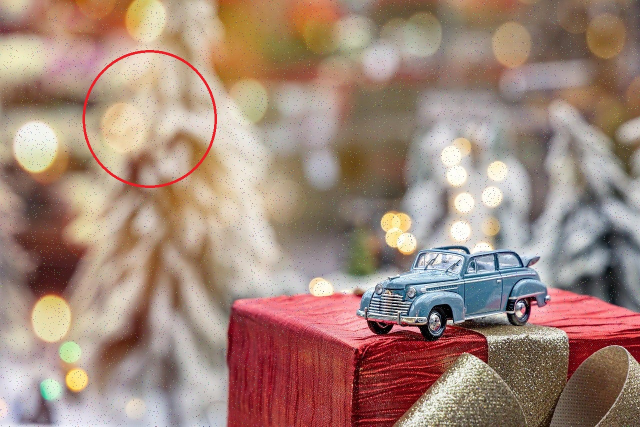
#> input picture ImageSorting/Images/image-1.jpg, 1280 x 853 px (shown at 1/2 size); its folder holds only this picture in this run
$ python ImageSorter.py
#> lines starting #> are read from the running program, lines starting #| are printed output that depends on the picture; after the words box and inside, x2 and y2 are one past the last pixel; in counts of white or black regions, pixels touching at a corner belong together; long printed decimals are rounded
"""
Requirements:
    python -m pip install opencv-python numpy --break-system-packages

Usage:
    # Uses ./Images (next to the script) and writes ./Target.zip by default
    python ImageSorter.py

    # Or override either path explicitly
    python ImageSorter.py --input ./SomeOtherFolder --output Target.zip --top 10

    # Images are cropped to the red circle by default; to zip full images instead
    python ImageSorter.py --no-crop

    # Lower JPEG quality = smaller files (default 90)
    python ImageSorter.py --quality 75
"""

import argparse
import glob
import math
import os
import zipfile

import cv2
import numpy as np

THRESHOLD_LEVELS = [
    (120, 100),
    (155, 135),
    (190, 175),
]


def score_ring_at_threshold(red_mask):
    close_kernel = np.ones((5, 5), np.uint8)
    cleaned = cv2.morphologyEx(red_mask, cv2.MORPH_CLOSE, close_kernel, iterations=2)
    open_kernel = np.ones((2, 2), np.uint8)
    cleaned = cv2.morphologyEx(cleaned, cv2.MORPH_OPEN, open_kernel, iterations=1)

    contours, hierarchy = cv2.findContours(cleaned, cv2.RETR_CCOMP, cv2.CHAIN_APPROX_SIMPLE)
    if hierarchy is None:
        return 0.0, None
    hierarchy = hierarchy[0]

    best_score = 0.0
    best_circle = None

    for i, h_row in enumerate(hierarchy):
        _, _, first_child, _ = h_row
        if first_child == -1:
            continue

        outer = contours[i]
        inner = contours[first_child]
        if cv2.contourArea(outer) < 50 or cv2.contourArea(inner) < 5:
            continue

        (ox, oy), r_outer = cv2.minEnclosingCircle(outer)
        (ix, iy), r_inner = cv2.minEnclosingCircle(inner)
        if r_outer < 8 or r_inner < 2:
            continue

        center_dist = math.hypot(ox - ix, oy - iy)
        concentricity = 1.0 - min(1.0, center_dist / max(r_outer, 1))

        thickness = r_outer - r_inner
        if thickness <= 0:
            continue
        thickness_ratio = thickness / r_outer

        ideal_outer_area = math.pi * r_outer ** 2
        outer_circularity = 1.0 - min(1.0, abs(cv2.contourArea(outer) - ideal_outer_area) / ideal_outer_area)
        ideal_inner_area = math.pi * r_inner ** 2
        inner_circularity = 1.0 - min(1.0, abs(cv2.contourArea(inner) - ideal_inner_area) / ideal_inner_area)

        thinness_score = 1.0 if thickness_ratio < 0.35 else max(0.0, 1.0 - (thickness_ratio - 0.35) * 3)

        score = concentricity * outer_circularity * inner_circularity * thinness_score

        if score > best_score:
            best_score = score
            best_circle = (ox, oy, r_outer)

    return best_score, best_circle


def detect_red_circle_score(image_path):
    img = cv2.imread(image_path)
    if img is None:
        return 0.0, None

    target_max_dim = 800
    h, w = img.shape[:2]
    scale = target_max_dim / max(h, w)
    if scale < 1.0:
        img = cv2.resize(img, (int(w * scale), int(h * scale)), interpolation=cv2.INTER_AREA)

    hsv = cv2.cvtColor(img, cv2.COLOR_BGR2HSV)

    best_score = 0.0
    best_circle = None

    for (s_min, v_min) in THRESHOLD_LEVELS:
        lower_red1 = np.array([0, s_min, v_min])
        upper_red1 = np.array([7, 255, 255])
        lower_red2 = np.array([173, s_min, v_min])
        upper_red2 = np.array([180, 255, 255])
        mask1 = cv2.inRange(hsv, lower_red1, upper_red1)
        mask2 = cv2.inRange(hsv, lower_red2, upper_red2)
        red_mask = cv2.bitwise_or(mask1, mask2)

        score, circle = score_ring_at_threshold(red_mask)
        if score > best_score:
            best_score = score
            best_circle = circle

    if best_circle is not None:
        cx, cy, r = best_circle
        eff_scale = min(scale, 1.0)
        best_circle = (cx / eff_scale, cy / eff_scale, r / eff_scale)

    return best_score, best_circle


def find_top_red_circle_images(input_dir, top_n=10):
    extensions = ("*.jpg", "*.jpeg", "*.png", "*.bmp", "*.tiff")
    image_paths = []
    for ext in extensions:
        image_paths.extend(glob.glob(os.path.join(input_dir, ext)))
        image_paths.extend(glob.glob(os.path.join(input_dir, ext.upper())))

    seen = set()
    deduped_paths = []
    for path in image_paths:
        key = os.path.normcase(os.path.abspath(path))
        if key not in seen:
            seen.add(key)
            deduped_paths.append(path)
    image_paths = deduped_paths

    if not image_paths:
        print(f"No images found in {input_dir}")
        return []

    results = []
    for path in sorted(image_paths):
        score, circle = detect_red_circle_score(path)
        results.append((path, score, circle))
        if score > 0.05:
            print(f"  MATCH  {os.path.basename(path):40s} score={score:.3f} circle={circle}")
        else:
            print(f"  ------ {os.path.basename(path):40s} score={score:.3f}")

    results.sort(key=lambda r: r[1], reverse=True)
    return results[:top_n]


def crop_to_circle(img, circle):
    cx, cy, r = circle
    pad = int(r * 0.05) + 2
    h, w = img.shape[:2]
    side = min(int(2 * (r + pad)), h, w)
    x1 = min(max(0, int(cx - side / 2)), w - side)
    y1 = min(max(0, int(cy - side / 2)), h - side)
    return img[y1:y1 + side, x1:x1 + side]


def encode_image(img, ext, quality):
    if ext in (".jpg", ".jpeg"):
        params = [cv2.IMWRITE_JPEG_QUALITY, quality]
    elif ext == ".png":
        params = [cv2.IMWRITE_PNG_COMPRESSION, 9]
    else:
        params = []
    ok, buf = cv2.imencode(ext, img, params)
    return buf.tobytes() if ok else None


def zip_images(matches, output_zip, crop=True, quality=90):
    original_bytes = 0
    with zipfile.ZipFile(output_zip, "w", zipfile.ZIP_DEFLATED) as zf:
        for path, score, circle in matches:
            name = os.path.basename(path)
            original_bytes += os.path.getsize(path)
            data = None

            if crop and circle is not None:
                img = cv2.imread(path)
                if img is not None:
                    cropped = crop_to_circle(img, circle)
                    if cropped.size > 0:
                        data = encode_image(cropped, os.path.splitext(name)[1].lower(), quality)
                        print(f"  cropped {name:40s} {img.shape[1]}x{img.shape[0]} -> {cropped.shape[1]}x{cropped.shape[0]}")

            if data is not None:
                zf.writestr(name, data)
            else:
                zf.write(path, arcname=name)
                print(f"  kept original {name}")

    zip_bytes = os.path.getsize(output_zip)
    print(f"\nWrote {len(matches)} image(s) to {output_zip}")
    print(f"Size: {original_bytes / 1024:.0f} KB original -> {zip_bytes / 1024:.0f} KB zipped")


def main():
    script_dir = os.path.dirname(os.path.abspath(__file__))
    default_input = os.path.join(script_dir, "Images")
    default_output = os.path.join(script_dir, "Target.zip")

    parser = argparse.ArgumentParser(description="Find images with red circle outlines and zip the top matches.")
    parser.add_argument(
        "--input",
        default=default_input,
        help=f"Folder containing the images to scan (default: {default_input})",
    )
    parser.add_argument(
        "--output",
        default=default_output,
        help=f"Path for the output zip file (default: {default_output})",
    )
    parser.add_argument("--top", type=int, default=10, help="Number of top matching images to zip (default: 10)")
    parser.add_argument("--no-crop", action="store_true", help="Zip the full images instead of cropping to the red circle")
    parser.add_argument("--quality", type=int, default=90, help="JPEG quality for cropped images, 1-100 (default: 90)")
    args = parser.parse_args()

    if not os.path.isdir(args.input):
        print(f"ERROR: input folder not found: {args.input}")
        print("Make sure a folder named 'Images' exists in the same directory as this script,")
        print("or pass a different folder with --input.")
        return

    print(f"Scanning '{args.input}' for red circle outlines...\n")
    matches = find_top_red_circle_images(args.input, top_n=args.top)
#> in detect_red_circle_score, img is the input picture: shape (853, 1280, 3); mean B, G, R 121.8, 134.9, 162.7
#> in detect_red_circle_score, `img = cv2.resize(img, (int(w * scale), int(h * scale)), interpolation=..`:
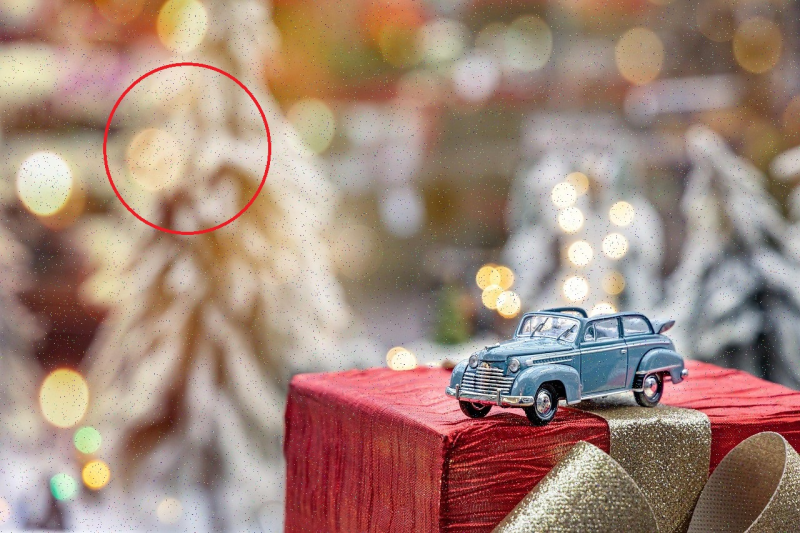
#> img: shape (533, 800, 3); mean B, G, R 121.8, 134.9, 162.7
#> in detect_red_circle_score, `hsv = cv2.cvtColor(img, cv2.COLOR_BGR2HSV)`: hsv: shape (533, 800, 3); mean H, S, V 49.3, 77.7, 165.3
#> the loop in detect_red_circle_score, `for (s_min, v_min) in THRESHOLD_LEVELS:` made 3 passes
#> score on pass 1: 0.909
#> (score, circle) on pass 2: (0.909, (187, 149.5, 86.37))
#> pass 1, in detect_red_circle_score, `mask1 = cv2.inRange(hsv, lower_red1, upper_red1)`:
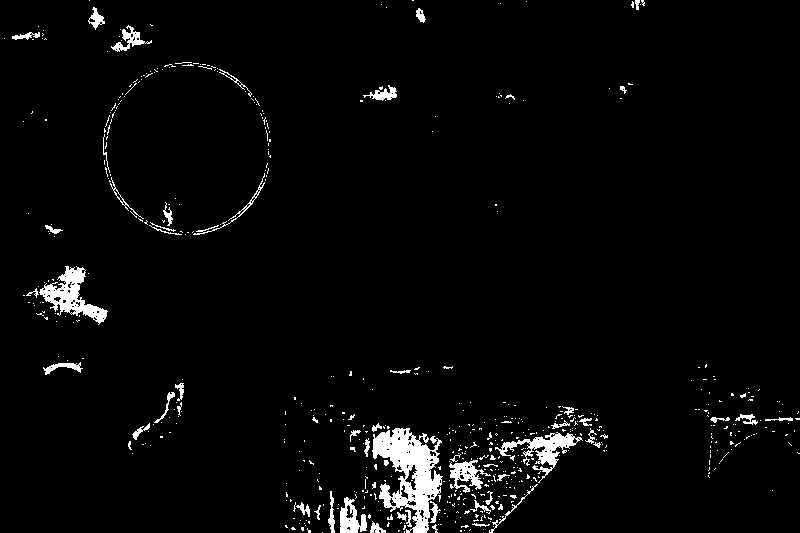
#> mask1: shape (533, 800); 3.1% white; 587 white regions (529 under 20 px), largest, box (x1, y1, x2, y2) and area: (372, 428, 443, 533) 3680, (39, 266, 108, 325) 1477, (495, 432, 583, 483) 1169
#> pass 1, in detect_red_circle_score, `mask2 = cv2.inRange(hsv, lower_red2, upper_red2)`:
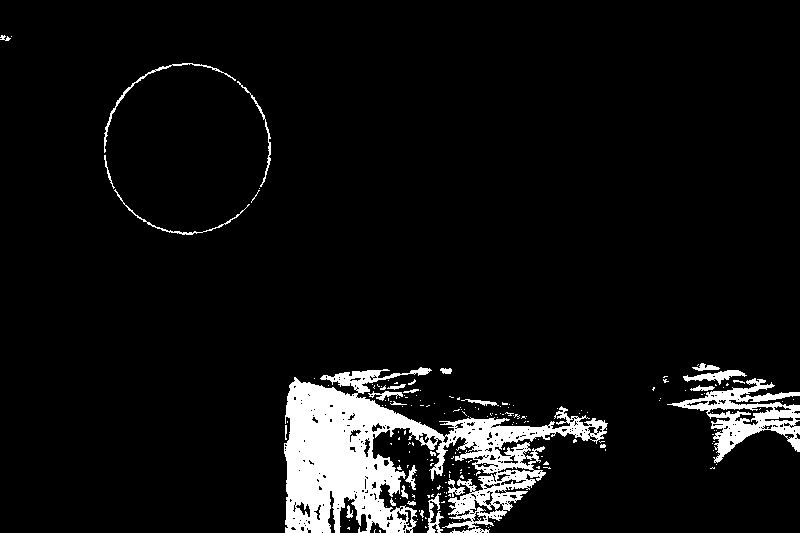
#> mask2: shape (533, 800); 6.7% white; 193 white regions (165 under 20 px), largest, box (x1, y1, x2, y2) and area: (284, 367, 608, 533) 21530, (667, 378, 800, 463) 3699, (104, 63, 236, 153) 393
#> pass 1, in score_ring_at_threshold, `cleaned = cv2.morphologyEx(red_mask, cv2.MORPH_CLOSE, close_kernel, it..`:
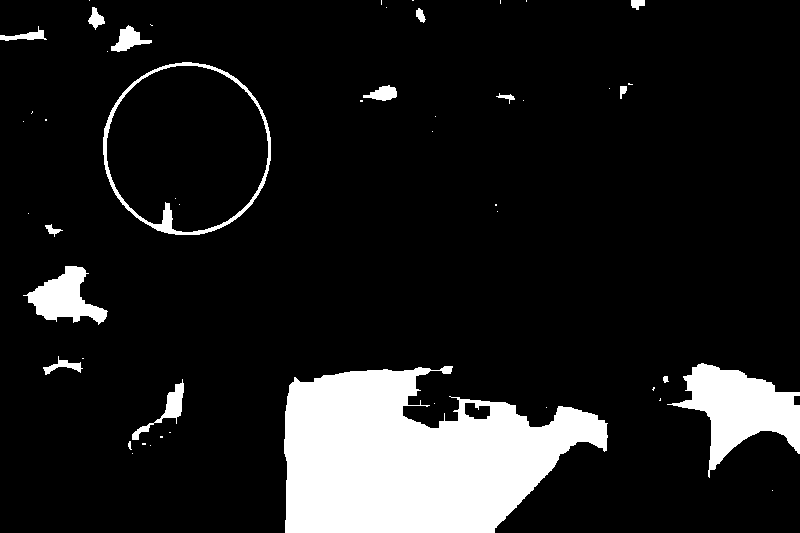
#> cleaned: shape (533, 800); 11.9% white; 50 white regions (33 under 20 px), largest, box (x1, y1, x2, y2) and area: (284, 366, 608, 533) 36722, (667, 363, 800, 478) 6848, (23, 266, 108, 325) 2434
#> after the loop in detect_red_circle_score, `for (s_min, v_min) in THRESHOLD_LEVELS:`:
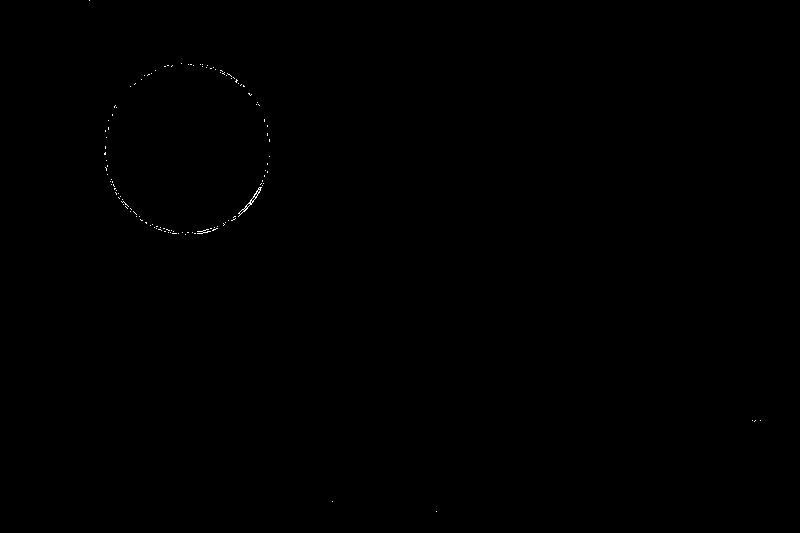
#> mask1: shape (533, 800); 0.08% white in thin lines or dots, all inside (x1, y1, x2, y2) = (89, 0, 761, 512)
#> after the loop in detect_red_circle_score, `for (s_min, v_min) in THRESHOLD_LEVELS:`:
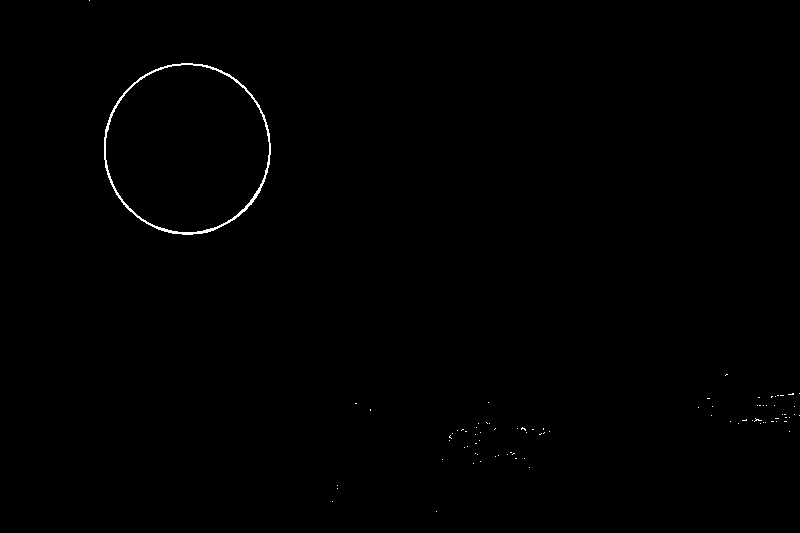
#> red_mask: shape (533, 800); 0.33% white in thin lines or dots, all inside (x1, y1, x2, y2) = (89, 0, 800, 512)
#> after the loop in detect_red_circle_score, `for (s_min, v_min) in THRESHOLD_LEVELS:`: best_score = 0.909
#> in detect_red_circle_score, `cx, cy, r = best_circle`: cx = 187.4; cy = 149.5; r = 86.63
#> in detect_red_circle_score, `best_circle = (cx / eff_scale, cy / eff_scale, r / eff_scale)`: best_circle = (299.8, 239.2, 138.6)
#> in find_top_red_circle_images, `score, circle = detect_red_circle_score(path)`: score = 0.909; circle = (299.8, 239.2, 138.6)
#|   MATCH  image-1.jpg                              score=0.909 circle=(299.777, 239.203, 138.602)
#> matches = 1 item

    if not matches:
        print("\nNo images found. Nothing to zip.")
        return

    print("\nBuilding zip...")
    zip_images(matches, args.output, crop=not args.no_crop, quality=args.quality)
#> in zip_images, `original_bytes += os.path.getsize(path)`: original_bytes = 520047
#> in crop_to_circle, `cx, cy, r = circle`: cx = 299.8; cy = 239.2; r = 138.6
#> in crop_to_circle, `pad = int(r * 0.05) + 2`: pad = 8
#> in crop_to_circle, `side = min(int(2 * (r + pad)), h, w)`: side = 293
#> in crop_to_circle, `x1 = min(max(0, int(cx - side / 2)), w - side)`: x1 = 153
#> in crop_to_circle, `y1 = min(max(0, int(cy - side / 2)), h - side)`: y1 = 92
#> in crop_to_circle, `return img[y1:y1 + side, x1:x1 + side]`:
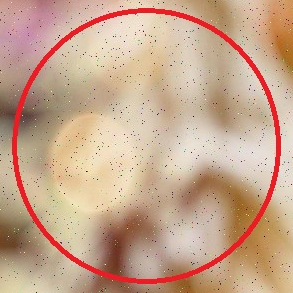
#> returned value: shape (293, 293, 3); mean of channels 0, 1, 2 141.1, 165.8, 200; drawn as B, G, R
#|   cropped image-1.jpg                              1280x853 -> 293x293
#| Wrote 1 image(s) to ImageSorting/Target.zip
#| Size: 508 KB original -> 34 KB zipped


if __name__ == "__main__":
    main()
